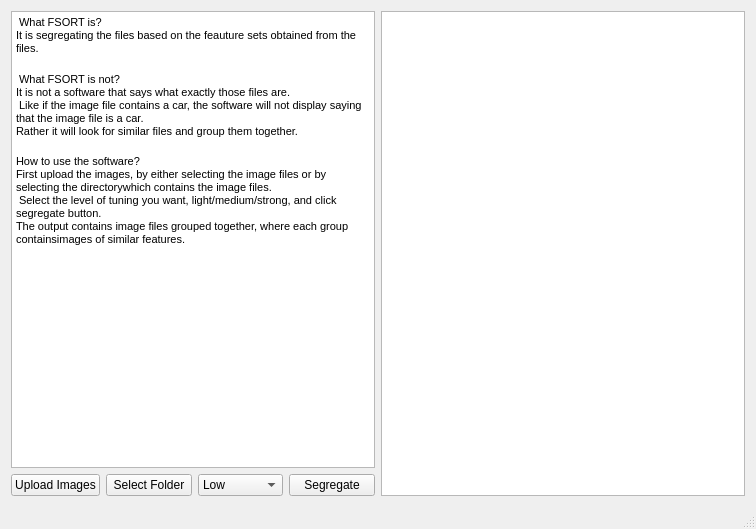
<?xml version="1.0" encoding="UTF-8"?>
<ui version="4.0">
 <class>MainWindow</class>
 <widget class="QMainWindow" name="MainWindow">
  <property name="geometry">
   <rect>
    <x>0</x>
    <y>0</y>
    <width>756</width>
    <height>529</height>
   </rect>
  </property>
  <property name="windowTitle">
   <string>MainWindow</string>
  </property>
  <widget class="QWidget" name="centralWidget">
   <property name="minimumSize">
    <size>
     <width>756</width>
     <height>0</height>
    </size>
   </property>
   <layout class="QGridLayout" name="gridLayout">
    <item row="0" column="1">
     <spacer name="horizontalSpacer">
      <property name="orientation">
       <enum>Qt::Horizontal</enum>
      </property>
      <property name="sizeType">
       <enum>QSizePolicy::Minimum</enum>
      </property>
      <property name="sizeHint" stdset="0">
       <size>
        <width>0</width>
        <height>0</height>
       </size>
      </property>
     </spacer>
    </item>
    <item row="0" column="2">
     <widget class="QListView" name="listView"/>
    </item>
    <item row="0" column="0">
     <layout class="QVBoxLayout" name="verticalLayout">
      <item>
       <widget class="QTextBrowser" name="textBrowser">
        <property name="html">
         <string>&lt;!DOCTYPE HTML PUBLIC &quot;-//W3C//DTD HTML 4.0//EN&quot; &quot;http://www.w3.org/TR/REC-html40/strict.dtd&quot;&gt;
&lt;html&gt;&lt;head&gt;&lt;meta name=&quot;qrichtext&quot; content=&quot;1&quot; /&gt;&lt;style type=&quot;text/css&quot;&gt;
p, li { white-space: pre-wrap; }
&lt;/style&gt;&lt;/head&gt;&lt;body style=&quot; font-family:'Ubuntu'; font-size:11pt; font-weight:400; font-style:normal;&quot;&gt;
&lt;p style=&quot; margin-top:0px; margin-bottom:0px; margin-left:0px; margin-right:0px; -qt-block-indent:0; text-indent:0px;&quot;&gt;&lt;span style=&quot; font-family:'MS Shell Dlg 2'; font-size:8pt;&quot;&gt; What FSORT is?&lt;br /&gt;&lt;/span&gt;&lt;span style=&quot; font-family:'MS Shell Dlg 2'; font-size:8.25pt;&quot;&gt;It is segregating the files based on the feauture sets obtained from the files.&lt;br /&gt;&lt;/span&gt;&lt;/p&gt;
&lt;p style=&quot; margin-top:0px; margin-bottom:0px; margin-left:0px; margin-right:0px; -qt-block-indent:0; text-indent:0px;&quot;&gt;&lt;span style=&quot; font-family:'MS Shell Dlg 2'; font-size:8pt;&quot;&gt; What FSORT is not?&lt;br /&gt;&lt;/span&gt;&lt;span style=&quot; font-family:'MS Shell Dlg 2'; font-size:8.25pt;&quot;&gt;It is not a software that says what exactly those files are.&lt;br /&gt; Like if the image file contains a car, the software will not display saying that the image file is a car. &lt;br /&gt;Rather it will look for similar files and group them together.&lt;/span&gt;&lt;/p&gt;
&lt;p style=&quot; margin-top:0px; margin-bottom:0px; margin-left:0px; margin-right:0px; -qt-block-indent:0; text-indent:0px;&quot;&gt;&lt;span style=&quot; font-family:'MS Shell Dlg 2'; font-size:8pt;&quot;&gt;&lt;br /&gt;How to use the software?&lt;/span&gt;&lt;span style=&quot; font-family:'MS Shell Dlg 2'; font-size:8.25pt;&quot;&gt;&lt;br /&gt;First upload the images, by either selecting the image files or by selecting the directorywhich contains the image files.&lt;br /&gt; Select the level of tuning you want, light/medium/strong, and click segregate button. &lt;br /&gt;The output contains image files grouped together, where each group containsimages of similar features.&lt;br /&gt; &lt;/span&gt;&lt;/p&gt;&lt;/body&gt;&lt;/html&gt;</string>
        </property>
       </widget>
      </item>
      <item>
       <spacer name="verticalSpacer">
        <property name="orientation">
         <enum>Qt::Vertical</enum>
        </property>
        <property name="sizeType">
         <enum>QSizePolicy::Minimum</enum>
        </property>
        <property name="sizeHint" stdset="0">
         <size>
          <width>0</width>
          <height>0</height>
         </size>
        </property>
       </spacer>
      </item>
      <item>
       <layout class="QHBoxLayout" name="horizontalLayout">
        <item>
         <widget class="QPushButton" name="imageFiles">
          <property name="text">
           <string>Upload Images</string>
          </property>
         </widget>
        </item>
        <item>
         <widget class="QPushButton" name="selectFolder">
          <property name="autoFillBackground">
           <bool>true</bool>
          </property>
          <property name="text">
           <string>Select Folder</string>
          </property>
         </widget>
        </item>
        <item>
         <widget class="QComboBox" name="comboBox">
          <item>
           <property name="text">
            <string>Low</string>
           </property>
          </item>
          <item>
           <property name="text">
            <string>Medium</string>
           </property>
          </item>
          <item>
           <property name="text">
            <string>High</string>
           </property>
          </item>
         </widget>
        </item>
        <item>
         <widget class="QPushButton" name="fsortfunc">
          <property name="styleSheet">
           <string notr="true"/>
          </property>
          <property name="text">
           <string>Segregate</string>
          </property>
         </widget>
        </item>
       </layout>
      </item>
     </layout>
    </item>
   </layout>
  </widget>
  <widget class="QStatusBar" name="statusBar"/>
 </widget>
 <layoutdefault spacing="6" margin="11"/>
 <resources/>
 <connections/>
</ui>
